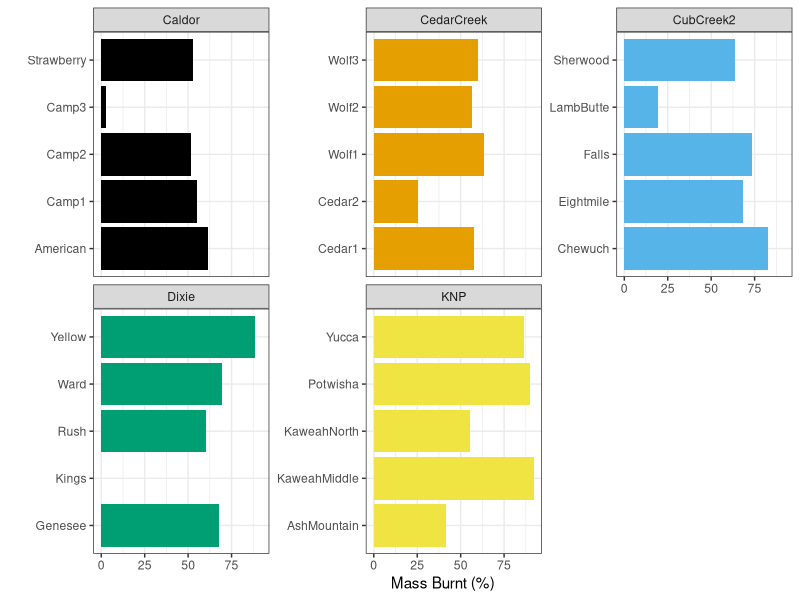
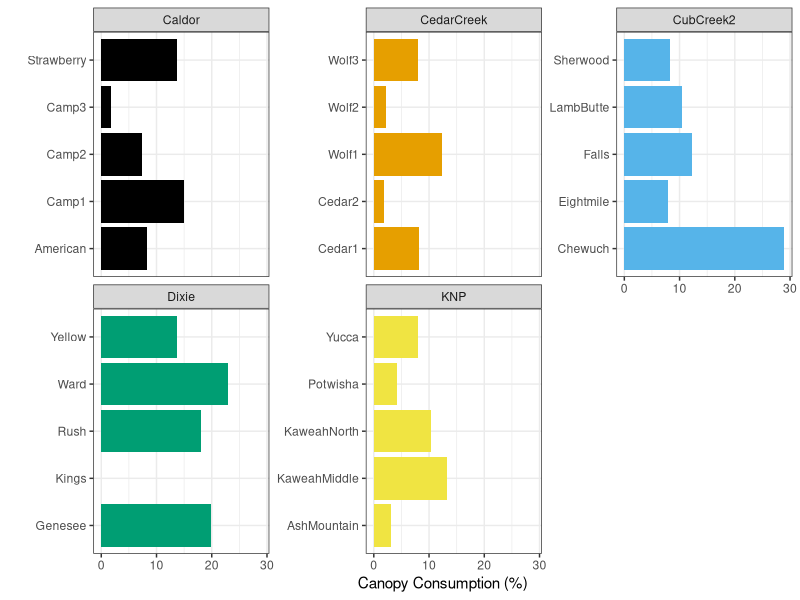
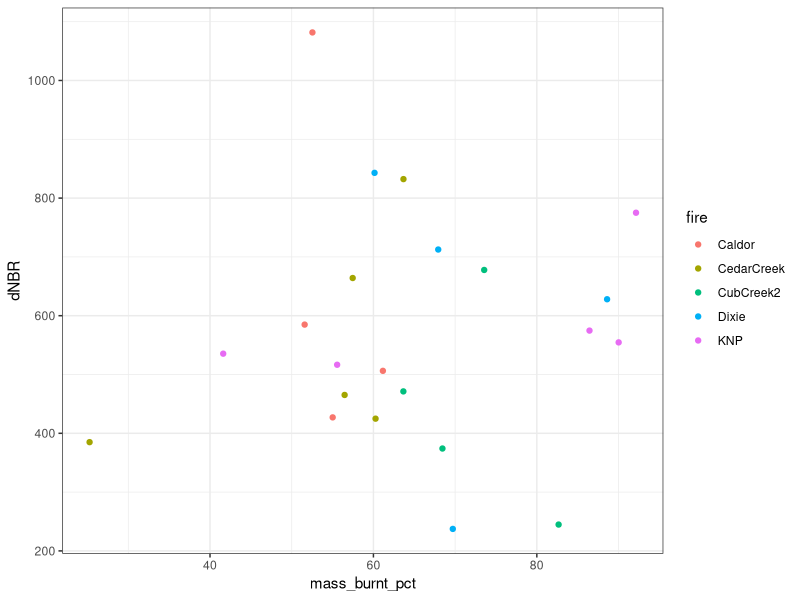
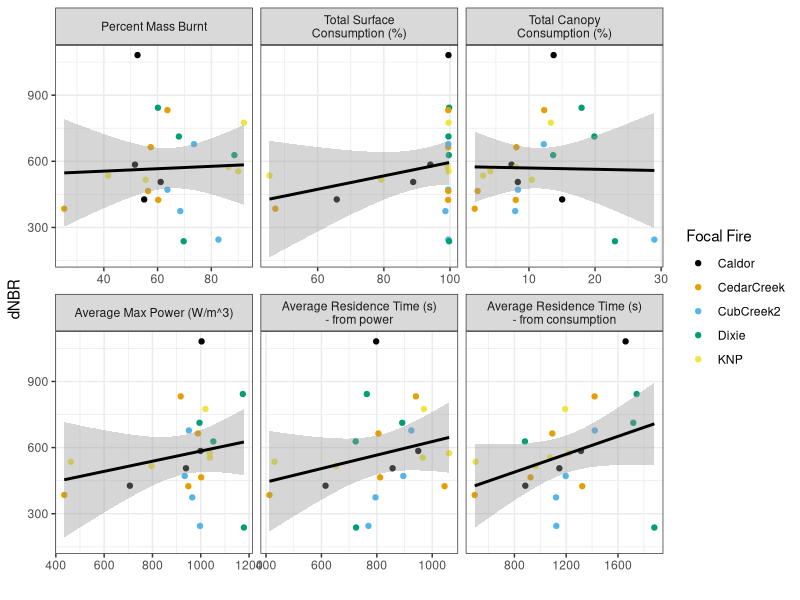
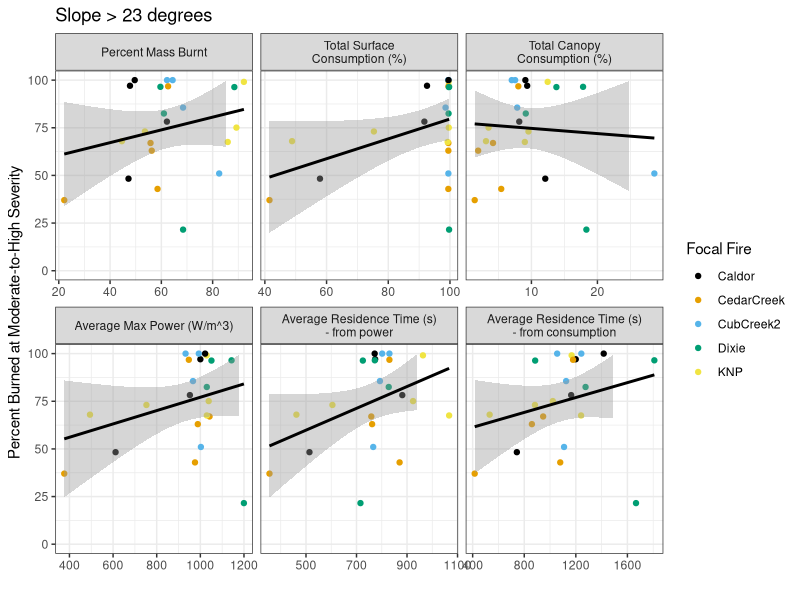
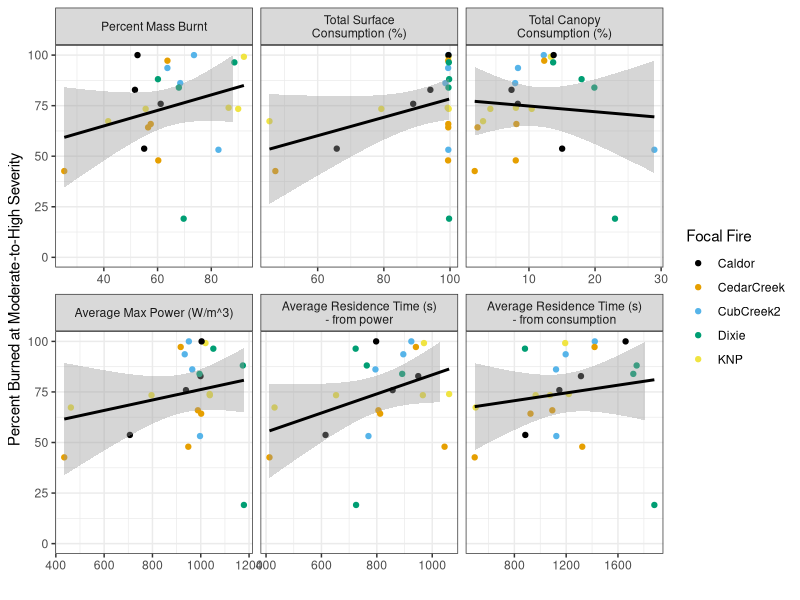
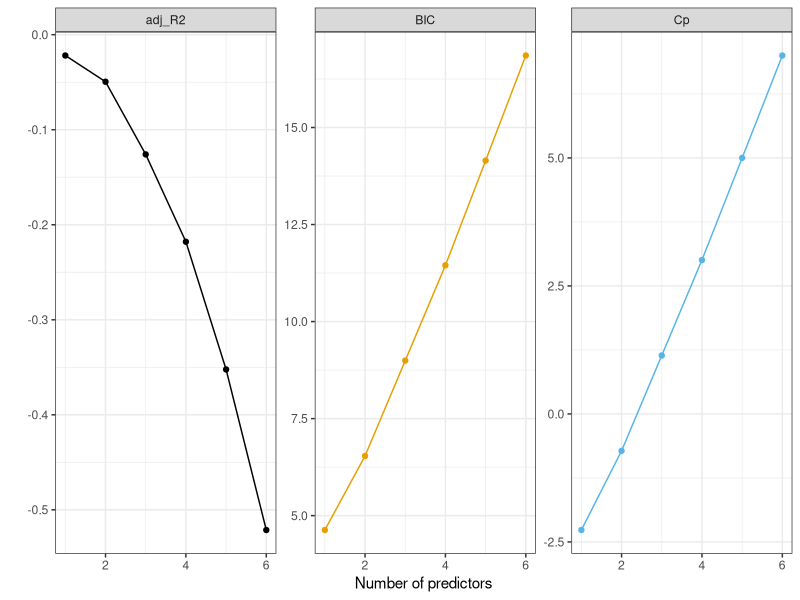
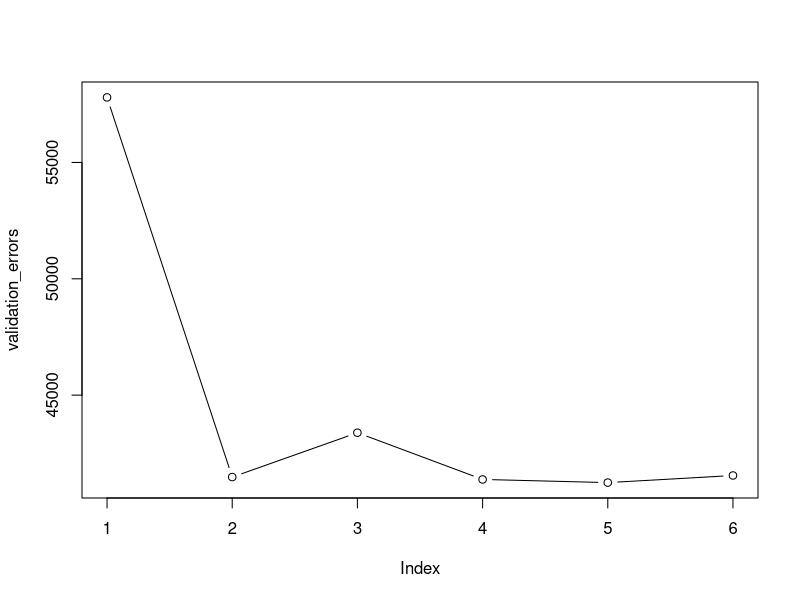

These figures' R source, in order: (Note: this script raises an error after producing the figures.)
library(tidyverse)
library(here)
library(GGally)
library(terra)
library(ggthemes)

dat <- read.csv(here("all_data_duet.csv")) %>%
  mutate(severity = case_when(severity==1 ~ "unburned",
                              severity==2 ~ "low",
                              severity==3 ~ "moderate",
                              severity==4 ~ "high"))

# explore!

dat_site <- dat %>%
  group_by(site, fire) %>%
  summarize(dNBR = mean(dNBR),
            high_sev_pct = mean(severity%in%c("moderate","high")*100),
            mass_burnt_pct = mean(mass_burnt_pct),
            surface_consumption = mean(surface_consumption,na.rm=T)*100,
            canopy_consumption = mean(canopy_consumption,na.rm=T)*100,
            max_power = mean(max_power),
            residence_time_power = mean(residence_time_power),
            residence_time_consumption = mean(residence_time_consumption))

mburnt_site <- dat_site %>%
  ggplot() +
  geom_bar(stat = "identity", aes(site,mass_burnt_pct,fill=fire)) +
  facet_wrap(.~fire, scales = "free_y") +
  scale_fill_colorblind()+
  labs(x="",
       y="Mass Burnt (%)") +
  coord_flip() +
  theme_bw() +
  theme(legend.position = "none")
mburnt_site
ggsave(here("Plots","mburnt_by_site_duet.jpg"), mburnt_site, height = 12, width = 18, units = "cm")

canopy_cons_site <- dat_site %>%
  ggplot() +
  geom_bar(stat = "identity", aes(site,canopy_consumption,fill=fire)) +
  facet_wrap(.~fire, scales = "free_y") +
  scale_fill_colorblind()+
  labs(x="",
       y="Canopy Consumption (%)") +
  coord_flip() +
  theme_bw() +
  theme(legend.position = "none")
canopy_cons_site

sites_with_fire <- dat_site %>% filter(mass_burnt_pct > 20) %>% pull(site)

dat_fire <- dat %>% filter(site %in% sites_with_fire)
dat_site_fire <- dat_site %>% filter(site %in% sites_with_fire)

dat_site_fire %>%
  ggplot() +
  geom_point(aes(dNBR,mass_burnt_pct,color=fire)) +
  coord_flip() +
  theme_bw()

dat_site_fire_long <- dat_site_fire %>%
  pivot_longer(cols = 5:10,
               values_to = "val",
               names_to = "var") %>%
  mutate(var = factor(var, 
                      levels = c("mass_burnt_pct",
                                 "surface_consumption",
                                 "canopy_consumption",
                                 "max_power",
                                 "residence_time_power",
                                 "residence_time_consumption"),
                      labels = c("Percent Mass Burnt",
                                 "Total Surface\nConsumption (%)",
                                 "Total Canopy\nConsumption (%)",
                                 "Average Max Power (W/m^3)",
                                 "Average Residence Time (s)\n- from power",
                                 "Average Residence Time (s)\n- from consumption")))

dNBR <- dat_site_fire_long %>%
  ggplot() +
  geom_point(aes(val,dNBR,color=fire)) +
  geom_smooth(aes(val,dNBR), method="lm", color = "black") +
  facet_wrap(.~var, scales="free_x") +
  scale_color_colorblind() +
  labs(x="",
       y="dNBR",
       color = "Focal Fire") +
  theme_bw()
dNBR

ggsave(here("Plots","avg_dNBR_duet.jpg"), dNBR, height = 12, width = 18, units = "cm")

## only cells with slope > 23 deg

dat_steep <- dat %>% filter(slope >= 23)
dat_steep_site <- dat_steep %>%
  group_by(site, fire) %>%
  summarize(dNBR = mean(dNBR),
            high_sev_pct = mean(severity%in%c("moderate","high")*100),
            mass_burnt_pct = mean(mass_burnt_pct),
            surface_consumption = mean(surface_consumption)*100,
            canopy_consumption = mean(canopy_consumption)*100,
            max_power = mean(max_power),
            residence_time_power = mean(residence_time_power),
            residence_time_consumption = mean(residence_time_consumption))

dat_steep_fire <- dat_steep %>% filter(site %in% sites_with_fire)
dat_steep_site_fire <- dat_steep_site %>% filter(site %in% sites_with_fire)

dat_steep_site_fire_long <- dat_steep_site_fire %>%
  pivot_longer(cols = 5:10,
               values_to = "val",
               names_to = "var") %>%
  mutate(var = factor(var, 
                      levels = c("mass_burnt_pct",
                                 "surface_consumption",
                                 "canopy_consumption",
                                 "max_power",
                                 "residence_time_power",
                                 "residence_time_consumption"),
                      labels = c("Percent Mass Burnt",
                                 "Total Surface\nConsumption (%)",
                                 "Total Canopy\nConsumption (%)",
                                 "Average Max Power (W/m^3)",
                                 "Average Residence Time (s)\n- from power",
                                 "Average Residence Time (s)\n- from consumption")))

steep_high_sev <- dat_steep_site_fire_long %>%
  ggplot() +
  geom_point(aes(val,high_sev_pct,color=fire)) +
  geom_smooth(aes(val,high_sev_pct), method="lm", color = "black") +
  facet_wrap(.~var, scales="free_x") +
  scale_color_colorblind() +
  scale_y_continuous(limits = c(0,100)) +
  labs(x="",
       y="Percent Burned at Moderate-to-High Severity",
       title = "Slope > 23 degrees",
       color = "Focal Fire") +
  theme_bw()
steep_high_sev
ggsave(here("Plots","severe_steep_duet.jpg"), steep_high_sev, height = 12, width = 18, units = "cm")

high_sev <- dat_site_fire_long %>%
  ggplot() +
  geom_point(aes(val,high_sev_pct,color=fire)) +
  geom_smooth(aes(val,high_sev_pct), method="lm", color = "black") +
  facet_wrap(.~var, scales="free_x") +
  scale_color_colorblind() +
  scale_y_continuous(limits = c(0,100)) +
  labs(x="",
       y="Percent Burned at Moderate-to-High Severity",
       color = "Focal Fire") +
  theme_bw()
high_sev

#################
## Try some preliminary model selection

library(leaps)

# dNBR
best_subset <- regsubsets(dNBR ~ 
                            mass_burnt_pct + 
                            surface_consumption +
                            canopy_consumption +
                            max_power + 
                            residence_time_power +
                            residence_time_consumption, 
                          dat_site_fire) # 11 linear dependencies
summary(best_subset)

# create training - testing data
set.seed(47)
sample <- sample(c(TRUE, FALSE), nrow(dat_site_fire), replace = T, prob = c(0.6,0.4))
train <- dat_site_fire[sample, ]
test <- dat_site_fire[!sample, ]

# perform best subset selection
best_subset <- regsubsets(dNBR ~ 
                            mass_burnt_pct + 
                            surface_consumption +
                            canopy_consumption +
                            max_power + 
                            residence_time_power +
                            residence_time_consumption, 
                          train) # 11 linear dependencies
results <- summary(best_subset)

# extract and plot results
tibble(predictors = 1:6,
       adj_R2 = results$adjr2,
       Cp = results$cp,
       BIC = results$bic) %>%
  gather(statistic, value, -predictors) %>%
  ggplot(aes(predictors, value, color = statistic)) +
  geom_line(show.legend = F) +
  geom_point(show.legend = F) +
  facet_wrap(~ statistic, scales = "free") +
  scale_color_colorblind() +
  labs(x="Number of predictors",
       y="") +
  theme_bw()

which.max(results$adjr2)
which.min(results$bic)
which.min(results$cp)

# direct testing
test_m <- model.matrix(dNBR ~ 
                         mass_burnt_pct + 
                         surface_consumption +
                         canopy_consumption +
                         max_power + 
                         residence_time_power +
                         residence_time_consumption,
                       test)

# create empty vector to fill with error values
validation_errors <- vector("double", length = 6)

for(i in 1:6) {
  coef_x <- coef(best_subset, id = i)                     # extract coefficients for model size i
  pred_x <- test_m[ , names(coef_x)] %*% coef_x           # predict salary using matrix algebra
  validation_errors[i] <- mean((test$dNBR - pred_x)^2)  # compute test error btwn actual & predicted salary
}

# plot validation errors
plot(validation_errors, type = "b")

# cross-validation
predict_regsubsets <- function(object, newdata, id ,...) {
  form <- as.formula(object$call[[2]]) 
  mat <- model.matrix(form, newdata)
  coefi <- coef(object, id = id)
  xvars <- names(coefi)
  mat[, xvars] %*% coefi
}

# create matrix to store results
k <- 10
set.seed(4747)
folds <- sample(1:k, nrow(dat_site_fire), replace = TRUE)
cv_errors <- matrix(NA, k, 6, dimnames = list(NULL, paste(1:6)))

for(j in 1:k) {
  
  # perform best subset on rows not equal to j
  best_subset_j <- regsubsets(dNBR ~ 
                              mass_burnt_pct + 
                              surface_consumption +
                              canopy_consumption +
                              max_power + 
                              residence_time_power +
                              residence_time_consumption, 
                            dat_site_fire[folds != j, ], nvmax = 6)
  
  # perform cross-validation
  for(i in 1:6) {
    pred_x <- predict_regsubsets(best_subset_j, dat_site_fire[folds == j, ], id = i)
    cv_errors[j, i] <- mean((dat_site_fire$dNBR[folds == j] - pred_x)^2)
  }
}

mean_cv_errors <- colMeans(cv_errors)
plot(mean_cv_errors, type = "b")

# find final model
final_best <- regsubsets(dNBR ~ 
                           mass_burnt_pct + 
                           surface_consumption +
                           canopy_consumption +
                           max_power + 
                           residence_time_power +
                           residence_time_consumption,
                         data = dat_site_fire,
                         nvmax = 6)
coef(final_best, which.min(mean_cv_errors))


# what is the r-squared, rmse?
final_mod <- lm(dNBR ~ residence_time_consumption, data=dat_site_fire)
summary(final_mod)

# tray a mixed model?
library(lme4)
mod_mixed <- lmer(dNBR ~ 
                    mass_burnt_pct + 
                    surface_consumption +
                    canopy_consumption +
                    max_power + 
                    residence_time_power +
                    residence_time_consumption +
                    (1 | fire),
                  data=dat_site_fire)
summary(mod_mixed)
